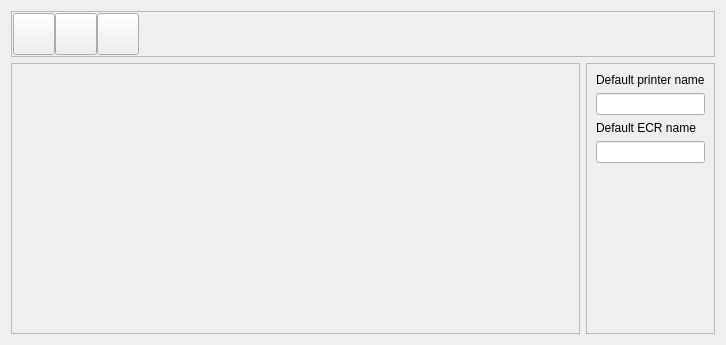
     <widget class="QWidget" name="tabEquipment">
      <attribute name="title">
       <string>Equipment</string>
      </attribute>
      <layout class="QGridLayout">
       <item row="0" column="0" colspan="2">
        <widget class="QFrame" name="frameBtnsEq">
         <property name="sizePolicy">
          <sizepolicy hsizetype="Preferred" vsizetype="Minimum">
           <horstretch>0</horstretch>
           <verstretch>0</verstretch>
          </sizepolicy>
         </property>
         <property name="frameShape">
          <enum>QFrame::StyledPanel</enum>
         </property>
         <property name="frameShadow">
          <enum>QFrame::Raised</enum>
         </property>
         <layout class="QGridLayout">
          <property name="leftMargin">
           <number>1</number>
          </property>
          <property name="topMargin">
           <number>1</number>
          </property>
          <property name="rightMargin">
           <number>1</number>
          </property>
          <property name="bottomMargin">
           <number>1</number>
          </property>
          <property name="spacing">
           <number>0</number>
          </property>
          <item row="0" column="1">
           <widget class="QPushButton" name="btnDeviceEdit">
            <property name="minimumSize">
             <size>
              <width>42</width>
              <height>42</height>
             </size>
            </property>
            <property name="maximumSize">
             <size>
              <width>42</width>
              <height>42</height>
             </size>
            </property>
            <property name="text">
             <string/>
            </property>
            <property name="icon">
             <iconset resource="aldebaran.qrc">
              <normaloff>:/images/edit.png</normaloff>:/images/edit.png</iconset>
            </property>
            <property name="iconSize">
             <size>
              <width>32</width>
              <height>32</height>
             </size>
            </property>
           </widget>
          </item>
          <item row="0" column="3">
           <spacer name="spacer3_2_2">
            <property name="orientation">
             <enum>Qt::Horizontal</enum>
            </property>
            <property name="sizeType">
             <enum>QSizePolicy::Expanding</enum>
            </property>
            <property name="sizeHint" stdset="0">
             <size>
              <width>574</width>
              <height>31</height>
             </size>
            </property>
           </spacer>
          </item>
          <item row="0" column="0">
           <widget class="QPushButton" name="btnDeviceNew">
            <property name="minimumSize">
             <size>
              <width>42</width>
              <height>42</height>
             </size>
            </property>
            <property name="maximumSize">
             <size>
              <width>42</width>
              <height>42</height>
             </size>
            </property>
            <property name="text">
             <string/>
            </property>
            <property name="icon">
             <iconset resource="aldebaran.qrc">
              <normaloff>:/images/element.png</normaloff>:/images/element.png</iconset>
            </property>
            <property name="iconSize">
             <size>
              <width>32</width>
              <height>32</height>
             </size>
            </property>
           </widget>
          </item>
          <item row="0" column="2">
           <widget class="QPushButton" name="btnDeviceDelete">
            <property name="minimumSize">
             <size>
              <width>42</width>
              <height>42</height>
             </size>
            </property>
            <property name="maximumSize">
             <size>
              <width>42</width>
              <height>42</height>
             </size>
            </property>
            <property name="text">
             <string/>
            </property>
            <property name="icon">
             <iconset resource="aldebaran.qrc">
              <normaloff>:/images/delete.png</normaloff>:/images/delete.png</iconset>
            </property>
            <property name="iconSize">
             <size>
              <width>32</width>
              <height>32</height>
             </size>
            </property>
           </widget>
          </item>
         </layout>
        </widget>
       </item>
       <item row="1" column="0">
        <widget class="QFrame" name="frameEq">
         <property name="sizePolicy">
          <sizepolicy hsizetype="Expanding" vsizetype="Expanding">
           <horstretch>0</horstretch>
           <verstretch>0</verstretch>
          </sizepolicy>
         </property>
         <property name="frameShape">
          <enum>QFrame::StyledPanel</enum>
         </property>
         <property name="frameShadow">
          <enum>QFrame::Raised</enum>
         </property>
        </widget>
       </item>
       <item row="1" column="1">
        <widget class="QFrame" name="frame18">
         <property name="sizePolicy">
          <sizepolicy hsizetype="Fixed" vsizetype="Minimum">
           <horstretch>0</horstretch>
           <verstretch>0</verstretch>
          </sizepolicy>
         </property>
         <property name="frameShape">
          <enum>QFrame::StyledPanel</enum>
         </property>
         <property name="frameShadow">
          <enum>QFrame::Raised</enum>
         </property>
         <layout class="QGridLayout">
          <item row="0" column="0">
           <layout class="QVBoxLayout">
            <item>
             <widget class="QLabel" name="lblDefPrinter">
              <property name="text">
               <string>Default printer name</string>
              </property>
              <property name="wordWrap">
               <bool>false</bool>
              </property>
             </widget>
            </item>
            <item>
             <widget class="QLineEdit" name="editDefPrinter"/>
            </item>
           </layout>
          </item>
          <item row="1" column="0">
           <layout class="QVBoxLayout">
            <item>
             <widget class="QLabel" name="lblDefECR">
              <property name="text">
               <string>Default ECR name</string>
              </property>
              <property name="wordWrap">
               <bool>false</bool>
              </property>
             </widget>
            </item>
            <item>
             <widget class="QLineEdit" name="editDefECR"/>
            </item>
           </layout>
          </item>
          <item row="2" column="0">
           <spacer name="spacer13">
            <property name="orientation">
             <enum>Qt::Vertical</enum>
            </property>
            <property name="sizeType">
             <enum>QSizePolicy::Expanding</enum>
            </property>
            <property name="sizeHint" stdset="0">
             <size>
              <width>51</width>
              <height>161</height>
             </size>
            </property>
           </spacer>
          </item>
         </layout>
        </widget>
       </item>
      </layout>
     </widget>
